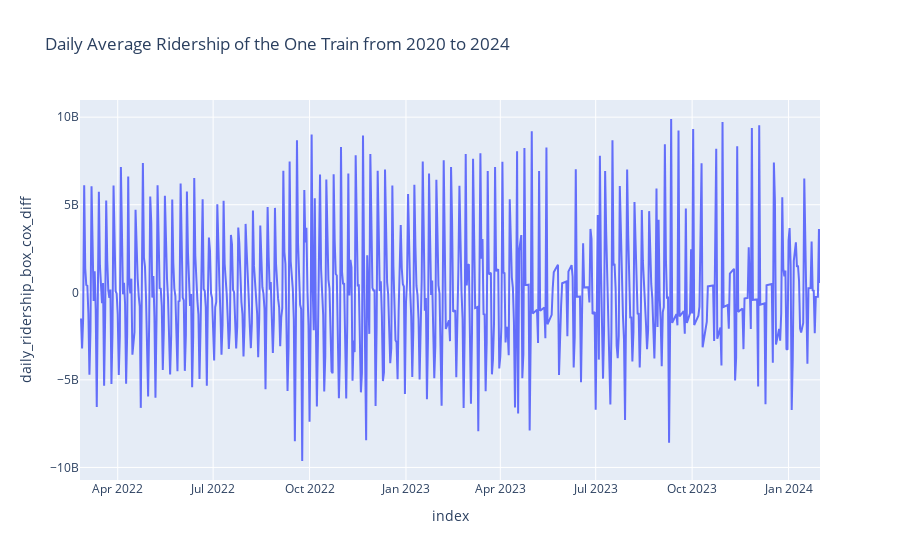

Notebook code cell kept with this figure:
### Markdown cell above
1. lam = 0 , exponential
2. lam = 1 , no transform
3. lam = 2 , square root transform
4. lam = 3 , cubic transform

### Code cell
daily_df["daily_ridership_box_cox_diff"] = daily_df["daily_ridership_box_cox"].diff()
plot(daily_df, y_col="daily_ridership_box_cox_diff")

### Figure 1 — Plotly figure (JSON) as saved in the notebook; plotly's stock layout.template omitted (floating-point values rounded to 4 significant figures; data arrays with more than 128 entries replaced by an {"elided": "..."} marker saying what was removed)
{"data": [{"hovertemplate": "index=%{x}<br>daily_ridership_box_cox_diff=%{y}<extra></extra>", "legendgroup": "", "line": {"color": "#636efa", "dash": "solid"}, "marker": {"symbol": "circle"}, "mode": "lines", "name": "", "orientation": "v", "showlegend": false, "type": "scatter", "x": {"elided": "707 str values"}, "xaxis": "x", "y": {"elided": "707 float values"}, "yaxis": "y"}], "layout": {"legend": {"tracegroupgap": 0}, "title": {"text": "Daily Average Ridership of the One Train from 2020 to 2024"}, "xaxis": {"anchor": "y", "domain": [0, 1], "title": {"text": "index"}}, "yaxis": {"anchor": "x", "domain": [0, 1], "title": {"text": "daily_ridership_box_cox_diff"}}}}
